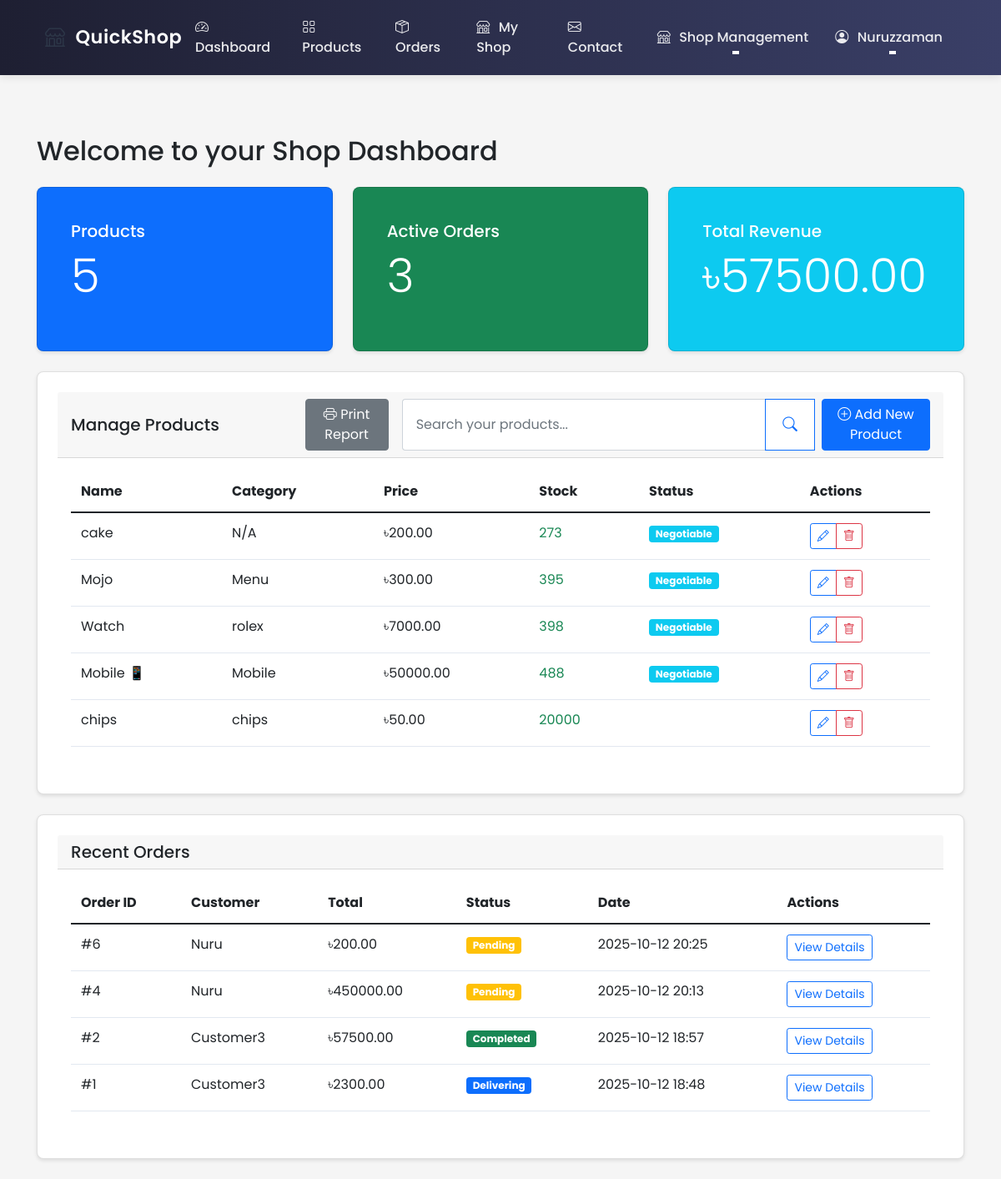
Page /shop/dashboard (signed in) on the earlier database version.
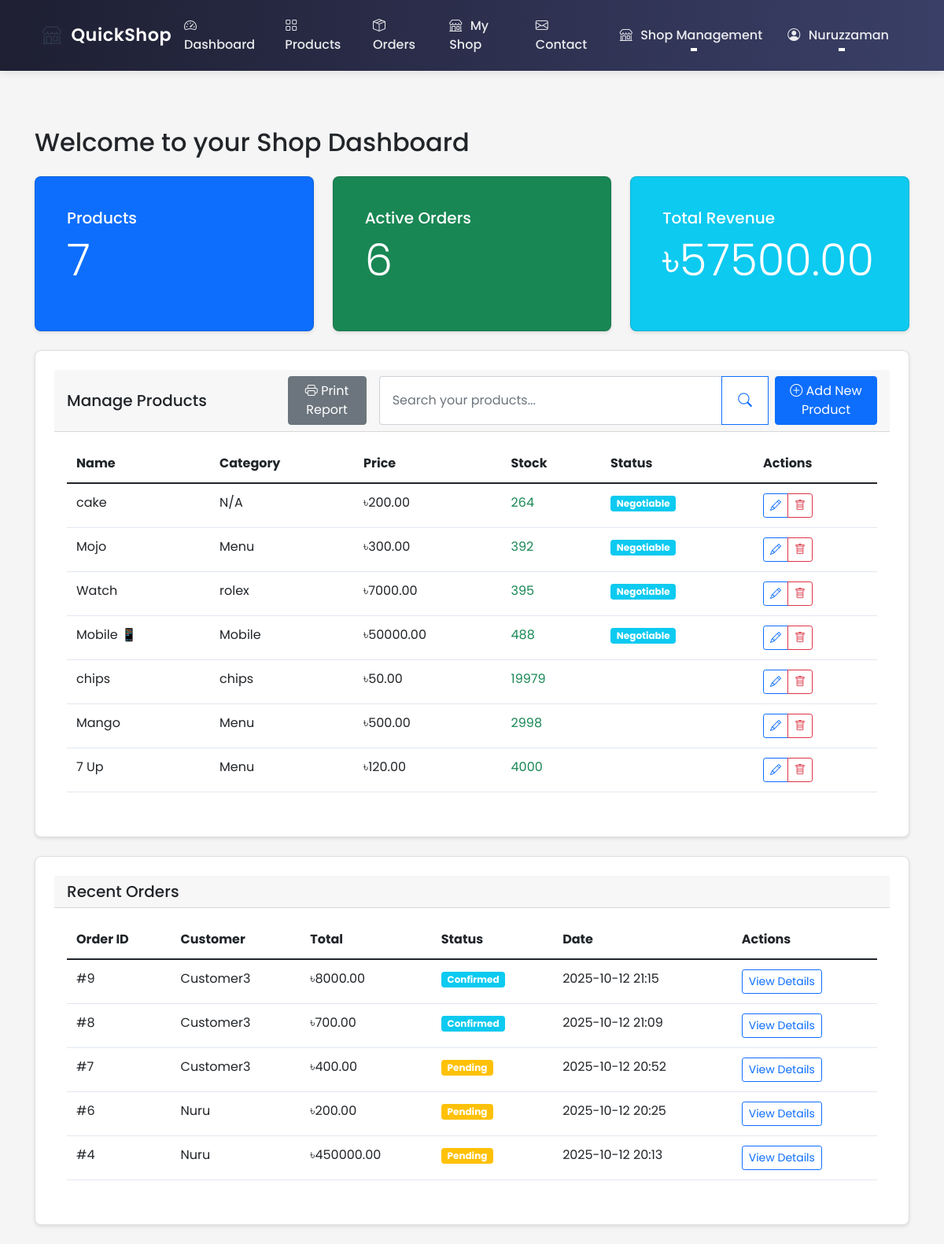
Same page on the later database version.
### ecommerce/models/shop.py (models this page shows, shortened)
class Product(db.Model):
    id = db.Column(db.Integer, primary_key=True)
    name = db.Column(db.String(100), nullable=False)
    description = db.Column(db.Text)
    price = db.Column(db.Float, nullable=False)
    stock = db.Column(db.Integer, nullable=False, default=0)
    shop_id = db.Column(db.Integer, db.ForeignKey('shop.id'), nullable=False)
    category = db.Column(db.String(50))  # Add category field
    created_at = db.Column(db.DateTime, default=datetime.utcnow)
    images = db.relationship('Image', lazy=True,
                           foreign_keys='Image.product_id',
                           cascade="all, delete-orphan",
                           backref=db.backref('product_ref', lazy=True))
    rating = db.Column(db.Float, default=0.0)  # Average rating
    rating_count = db.Column(db.Integer, default=0)  # Number of ratings
    reviews = db.relationship(Review, backref='product', lazy=True)
    min_price = db.Column(db.Float)  # Minimum acceptable price
    max_discount_percentage = db.Column(db.Float, default=20.0)  # Maximum allowed discount
    continue_iteration = db.Column(db.Boolean, default=False)  # Whether to continue negotiation after max discount
    def is_negotiable(self):
        return self.min_price is not None and self.min_price < self.price

### ecommerce/models/order.py (models this page shows, shortened)
class Order(db.Model):
    id = db.Column(db.Integer, primary_key=True)
    customer_id = db.Column(db.Integer, db.ForeignKey('user.id'), nullable=False)
    shop_id = db.Column(db.Integer, db.ForeignKey('shop.id'), nullable=False)
    delivery_person_id = db.Column(db.Integer, db.ForeignKey('user.id'))
    status = db.Column(db.String(20), nullable=False, default='pending')
    confirmed = db.Column(db.Boolean, default=False)  # New column to track confirmation
    total_amount = db.Column(db.Float, nullable=False, default=0.0)
    delivery_fee = db.Column(db.Float, nullable=False, default=5.0)  # Default delivery fee
    delivery_address = db.Column(db.String(200), nullable=True)  # Made nullable
    delivery_lat = db.Column(db.Float, nullable=True)  # Made nullable for consistency
    delivery_lng = db.Column(db.Float, nullable=True)  # Made nullable for consistency
    created_at = db.Column(db.DateTime, default=datetime.utcnow)
    updated_at = db.Column(db.DateTime, default=datetime.utcnow, onupdate=datetime.utcnow)
    estimated_delivery_time = db.Column(db.DateTime)
    special_instructions = db.Column(db.Text)
    payment_method = db.Column(db.String(20), nullable=False, default='cod')  # cod, bkash, nagad, card
    payment_status = db.Column(db.String(20), nullable=False, default='pending')  # pending, paid, failed
    payment_details = db.Column(db.JSON)  # Store payment method specific details
    payment_transaction_id = db.Column(db.String(100))  # For online payments
    items = db.relationship('OrderItem', backref='order', lazy=True, cascade='all, delete-orphan')
    customer = db.relationship('User', foreign_keys=[customer_id])
    delivery_person = db.relationship('User', foreign_keys=[delivery_person_id], backref='delivery_orders')
    shop = db.relationship('Shop', foreign_keys=[shop_id], backref='orders')

### ecommerce/models/user.py (models this page shows, shortened)
class User(UserMixin, db.Model):
    id = db.Column(db.Integer, primary_key=True)
    username = db.Column(db.String(80), unique=True, nullable=False)
    email = db.Column(db.String(120), unique=True, nullable=False)
    password_hash = db.Column(db.String(128))
    role = db.Column(db.String(20), nullable=False, default='user')  # user, shop_owner, delivery, admin
    phone = db.Column(db.String(20))  # Added phone number field
    location_lat = db.Column(db.Float)
    location_lng = db.Column(db.Float)
    address = db.Column(db.String(200))
    created_at = db.Column(db.DateTime, default=datetime.utcnow)
    updated_at = db.Column(db.DateTime, default=datetime.utcnow, onupdate=datetime.utcnow)
    is_active = db.Column(db.Boolean, default=True)
    email_notifications = db.Column(db.Boolean, default=True)
    orders = db.relationship('Order', lazy=True, foreign_keys='Order.customer_id')
    shop = db.relationship('Shop', backref='owner', lazy=True, uselist=False)
    deliveries = db.relationship('Order', backref='assigned_delivery_person', lazy=True,
                               foreign_keys='Order.delivery_person_id')
    @property
    def is_shop_owner(self):
        return self.role == 'shop_owner'

### ecommerce/routes/shop.py (the view)
@shop_bp.route('/dashboard')
@login_required
@shop_owner_required
def dashboard():
    shop = current_user.shop
    if not shop:
        return redirect(url_for('shop.create'))
    if shop.approval_status == 'pending':
        flash('Your shop is pending approval from admin. You cannot add products until approved.', 'warning')
    elif shop.approval_status == 'rejected':
        flash('Your shop application was rejected. Please contact admin for more information.', 'danger')
    products_count = len(shop.products)
    active_orders = Order.query.filter(
        Order.shop_id == shop.id,
        Order.status.in_(['pending', 'confirmed', 'delivering'])
    ).all()
    active_orders_count = len(active_orders)
    total_revenue = db.session.query(func.sum(Order.total_amount))\
        .filter(Order.shop_id == shop.id,
                Order.status == 'completed')\
        .scalar() or 0.0
    recent_orders = Order.query.filter_by(shop_id=shop.id)\
        .order_by(Order.created_at.desc())\
        .limit(5).all()
    low_stock_products = [p for p in shop.products if p.stock < 10]
    return render_template('shop/dashboard.html',
                         shop=shop,
                         products_count=products_count,
                         active_orders_count=active_orders_count,
                         total_revenue=total_revenue,
                         recent_orders=recent_orders,
                         low_stock_products=low_stock_products,
                         now=datetime.now())

### ecommerce/routes/shop.py (called while the page is built)
def shop_owner_required(f):
    @wraps(f)
    def decorated_function(*args, **kwargs):
        if not current_user.is_authenticated or not current_user.is_shop_owner:
            flash('Access denied. Shop owner privileges required.', 'error')
            return redirect(url_for('main.index'))
        return f(*args, **kwargs)
    return decorated_function

### ecommerce/templates/shop/dashboard.html (shortened to what the changed rows need)
{% extends "base.html" %}
{% block content %}
<div class="container mt-4">
    <h2>Welcome to your Shop Dashboard</h2>
    <div class="row mt-4">
        <div class="col-md-4">
            <div class="card text-white bg-primary mb-4">
                <div class="card-body">
                    <h5 class="card-title">Products</h5>
                    <p class="display-4">{{ products_count }}</p>
                </div>
            </div>
        </div>
        <div class="col-md-4">
            <div class="card text-white bg-success mb-4">
                <div class="card-body">
                    <h5 class="card-title">Active Orders</h5>
                    <p class="display-4">{{ active_orders_count }}</p>
                </div>
            </div>
        </div>
    </div>
    <div class="card mb-4">
        <div class="card-body">
            <div class="table-responsive">
                <table class="table">
                    <thead>
                        <tr>
                            <th>Name</th>
                            <th>Category</th>
                            <th>Price</th>
                            <th>Stock</th>
                            <th>Status</th>
                            <th>Actions</th>
                        </tr>
                    </thead>
                    <tbody>
                        {% for product in shop.products %}
                            <tr>
                                <td>{{ product.name }}</td>
                                <td>{{ product.category or 'N/A' }}</td>
                                <td>৳{{ "%.2f"|format(product.price) }}</td>
                                <td>
                                    {% if product.stock > 10 %}
                                        <span class="text-success">{{ product.stock }}</span>
                                    {% elif product.stock > 0 %}
                                        <span class="text-warning">{{ product.stock }}</span>
                                    {% else %}
                                        <span class="text-danger">Out of Stock</span>
                                    {% endif %}
                                </td>
                                <td>
                                    {% if product.is_negotiable() %}
                                        <span class="badge bg-info">Negotiable</span>
                                    {% endif %}
                                </td>
                                <td>
                                    <div class="btn-group">
                                        <a href="{{ url_for('shop.edit_product', product_id=product.id) }}"
                                           class="btn btn-sm btn-outline-primary">
                                            <i class="bi bi-pencil"></i>
                                        </a>
                                        <button class="btn btn-sm btn-outline-danger delete-product"
                                                data-product-id="{{ product.id }}"
                                                data-product-name="{{ product.name }}">
                                            <i class="bi bi-trash"></i>
                                        </button>
                                    </div>
                                </td>
                            </tr>
                        {% endfor %}
                    </tbody>
                </table>
            </div>
        </div>
    </div>
    <div class="card mb-4">
        <div class="card-body">
            {% if recent_orders %}
                <div class="table-responsive">
                    <table class="table">
                        <thead>
                            <tr>
                                <th>Order ID</th>
                                <th>Customer</th>
                                <th>Total</th>
                                <th>Status</th>
                                <th>Date</th>
                                <th>Actions</th>
                            </tr>
                        </thead>
                        <tbody>
                            {% for order in recent_orders %}
                                <tr>
                                    <td>#{{ order.id }}</td>
                                    <td>{{ order.customer.username }}</td>
                                    <td>৳{{ "%.2f"|format(order.total_amount) }}</td>
                                    <td>
                                        <span class="badge bg-{{ {
                                            'pending': 'warning',
                                            'confirmed': 'info',
                                            'delivering': 'primary',
                                            'completed': 'success',
                                            'cancelled': 'danger'
                                        }[order.status] }}">
                                            {{ order.status|title }}
                                        </span>
                                    </td>
                                    <td>{{ order.created_at.strftime('%Y-%m-%d %H:%M') }}</td>
                                    <td>
                                        <a href="{{ url_for('shop.order_details', order_id=order.id) }}"
                                           class="btn btn-sm btn-outline-primary">
                                            View Details
                                        </a>
                                    </td>
                                </tr>
                            {% endfor %}
                        </tbody>
                    </table>
                </div>
            {% else %}
                <p class="text-muted mb-0">No recent orders.</p>
            {% endif %}
        </div>
    </div>
</div>
{% endblock %}

Differences in the rows shown:
no longer on this page (row unchanged): Order: id "2", customer.username "Customer3", total_amount "57500.00", status "Completed", created_at "2025-10-12 18:57"
no longer on this page (row unchanged): Order: id "1", customer.username "Customer3", total_amount "2300.00", status "Delivering", created_at "2025-10-12 18:48"
changed Product "cake": stock "273" → "264"
changed Product "Mojo": stock "395" → "392"
changed Product "Watch": stock "398" → "395"
changed Product "chips": stock "20000" → "19979"
added Product: name "Mango", category "Menu", price "500.00", stock "2998"
added Product: name "7 Up", category "Menu", price "120.00", stock "4000"
added Order: id "9", customer.username "Customer3", total_amount "8000.00", status "Confirmed", created_at "2025-10-12 21:15"
added Order: id "8", customer.username "Customer3", total_amount "700.00", status "Confirmed", created_at "2025-10-12 21:09"
added Order: id "7", customer.username "Customer3", total_amount "400.00", status "Pending", created_at "2025-10-12 20:52"
Other differences:
{{ products_count }}: "5" → "7"
{{ active_orders_count }}: "3" → "6"
